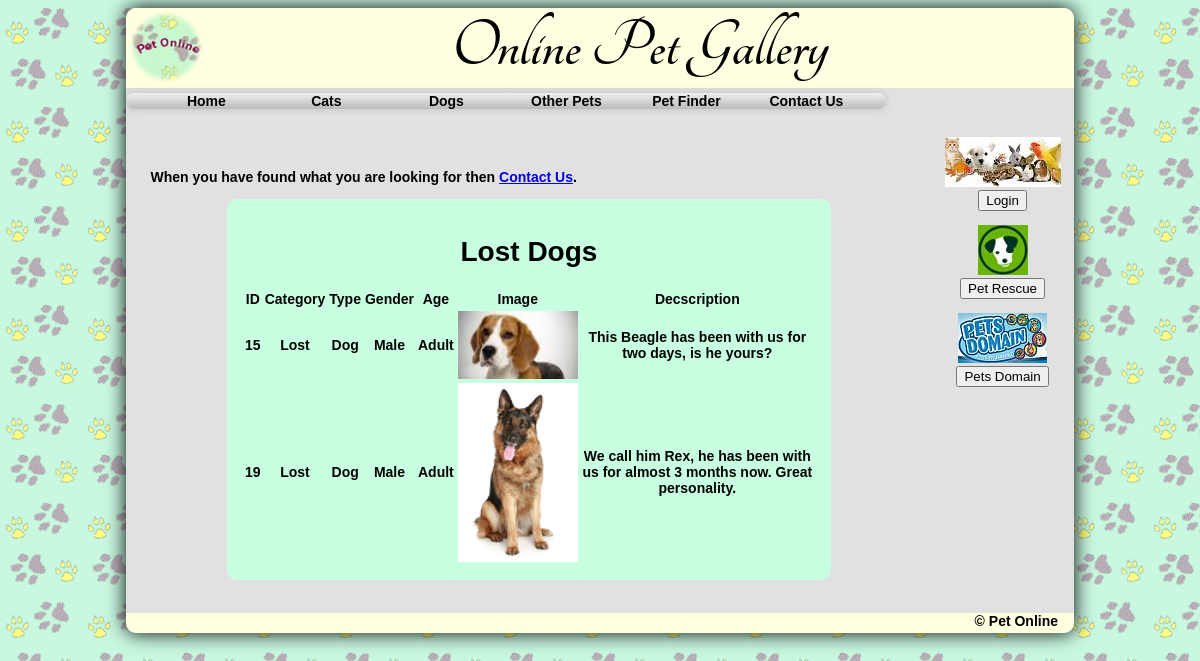
/searchstuff/OPG/dogslost.php, run on the app's committed database.
### tables this page shows
CREATE TABLE `pets` (
  `PetID` int(11) NOT NULL,
  `Category` varchar(10) NOT NULL,
  `PetType` varchar(10) NOT NULL,
  `Gender` varchar(10) NOT NULL,
  `AgeGroup` varchar(10) NOT NULL,
  `ImageName` varchar(100) NOT NULL,
  `Description` text NOT NULL
);

### searchstuff/OPG/sqlscripts/db.php (called while the page is built, shortened)
<?php
class opgDBscripts extends mysqli {
	private static $instance = null;
	public static function getInstance() {
	if (!self::$instance instanceof self) {
		self::$instance = new self;
		}
		return self::$instance;
	}
	public function dogsLost() {
		return $this->query("SELECT * FROM pets WHERE PetType='Dog' AND Category = 'Lost'");
	}
}
?>

### searchstuff/OPG/dogslost.php (the view, shortened to what this page needs)
<?php
    require_once("sqlscripts/db.php");
    $result = opgDBscripts::getInstance()->dogsLost();
?>
<!doctype html>
<html>
<head>
	<link href="css/opg.css" type="text/css" rel="stylesheet" />
</head>
<body>
<div id="main">
	<div id="header">
        <img id="logo" src="images/PetOnlineLogo.png" alt="Pet Online logo" />
        <span>Online Pet Gallery</span>
    </div>
    <nav>
    	<ul>
        	<li><a href="index.php" title="Home">Home</a></li>
        	<li><a href="#" title="Cats">Cats</a>
            </li>
            <li><a href="#" title="Dogs">Dogs</a>
            </li>
            <li><a href="#" title="Other Pets">Other Pets</a>
            </li>
        	<li><a href="petfinder.php" title="Pet Finder">Pet Finder</a></li>
            <li><a href="contactus.php" title="Contact Us">Contact Us</a></li>
    	</ul>
    </nav>
    <div id="content">
        <div id="leftside"><br><br>
        	<p>When you have found what you are looking for then
               <a href="contactus.php" title="Contact Us">Contact Us</a>.
            </p>
        	<table align="center" width="75%">
            <tr><td align="center" colspan="7"><h1>Lost Dogs</h1></td></tr>
            <tr><th>ID</th><th>Category</th><th>Type</th><th>Gender</th><th>Age</th>
                <th>Image</th><th>Decscription</th></tr>
            <?php while ($row = $result->fetch_row()) { ?>
                <tr>
                	<td><?php echo $row[0]; ?></td>
                	<td><?php echo $row[1]; ?></td>
                    <td><?php echo $row[2]; ?></td>
                    <td><?php echo $row[3]; ?></td>
                    <td><?php echo $row[4]; ?></td>
                    <td><img id="logo" src="pets/<?php echo $row[5]; ?>" alt="Pet Online logo" width="120" /></td>
                    <td><?php echo $row[6]; ?></td>
                </tr>
            <?php  }  ?>
        </table>
        </div>
        <div id="rightside">
        	<p><form action="login.php">
                <img src="images/pets3.jpg" alt="Pets" /><br>
                <input type="submit" value="Login">
            </form></p>
        	<p><form target="_blank" action="https://www.petrescue.com.au/">
                <img src="images/petrescue.jpg" alt="Pet Rescue" /><br>
                <input type="submit" value="Pet Rescue">
            </form></p>
            <p><form target="_blank" action="http://www.petsdomain.com.au/">
                <img src="images/PetsDomain.jpg" alt="Pets Domain" /><br>
                <input type="submit" value="Pets Domain">
            </form></p>
        </div>
    </div>
	<div id="footer">&copy; Pet Online &nbsp;&nbsp;&nbsp;</a>
    </div>
</div>
</body>
</html>

### searchstuff/OPG/css/opg.css (style rules this page uses)
body { background-image:url(../images/pawpads.jpg); height:100%; }
#main { position:relative; margin-left:auto; margin-right:auto; width:80%; min-height:625px; background-color:#E1E1E1; -moz-box-shadow: 0 0 20x black; -webkit-box-shadow: 0 0 20px black; box-shadow: 0 0 20px black; border-radius: 10px; -moz-border-radius: 10px; -webkit-border-radius: 10px; }
#header { position:absolute; top:0px; left:0px; width:100%; height: 80px; font: 70px/78px 'TangerineBold', Arial, sans-serif; background-color:#FFFFE1; text-align:center; border-radius:10px 10px 0px 0px; -moz-border-radius:10px 10px 0px 0px; -webkit-border-radius:10px 10px 0px 0px; }
#logo { float:left; }
nav { position:absolute; top:85px; left:0px; width:100%; height:20px; font-size:14px; font-weight:bolder; font-family:verdana, sans-serif; z-index:10; }
nav ul { position: relative; display: inline-table; list-style:none; margin:0; padding: 0 20px; border-radius: 10px; background: linear-gradient(top, #efefef 0%, #bbbbbb 100%); background: -moz-linear-gradient(top, #efefef 0%, #bbbbbb 100%); background: -webkit-linear-gradient(top, #efefef 0%,#bbbbbb 100%); box-shadow: 0px 0px 9px rgba(0,0,0,0.15); }
nav li { float:left; }
nav a { display:block; width:120px; text-align:center; }
nav a, nav a:visited { color:black; text-decoration:none; }
nav ul:after { content:""; clear:both; display:block; }
nav ul li { float: left; }
nav ul li a { display: block; text-decoration: none; }
#content { position:absolute; top:115px; left:0px; width:100%; min-height:500px; }
#leftside { position: absolute; top: 0px; left: 0px; width: 85%; height: 480px; overflow: auto; font-size: 14px; font-weight: bolder; font-family: verdana, sans-serif; text-align: center; border-radius: 10px; -moz-border-radius: 10px; -webkit-border-radius: 10px; }
#rightside { position:absolute; top:0px; right:0px; width:15%; height:480px; overflow:auto; font-size:14px; font-weight:bolder; font-family:verdana, sans-serif; text-align:center; border-radius:10px; -moz-border-radius:10px; -webkit-border-radius:10px; }
p { text-align:left; padding-left:3%; padding-right:3%; }
table { background-color:#C8FFE1; padding:15px; border-radius:10px; -moz-border-radius:10px; -webkit-border-radius:10px; }
#footer { position:absolute; bottom:0px; left:0px; width:100%; height:20px; text-align:right; font-size:14px; font-weight:bolder; font-family:verdana, sans-serif; background-color:#FFFFE1; border-radius:0px 0px 10px 10px; -moz-border-radius:0px 0px 10px 10px; -webkit-border-radius:0px 0px 10px 10px; }

### data on the page
pets: PetID "15", Category "Lost", PetType "Dog", Gender "Male", AgeGroup "Adult", ImageName (picture), Description "This Beagle has been with us for two days, is he yours?"
pets: PetID "19", Category "Lost", PetType "Dog", Gender "Male", AgeGroup "Adult", ImageName (picture), Description "We call him Rex, he has been with us for almost 3 months now. Great personality."
